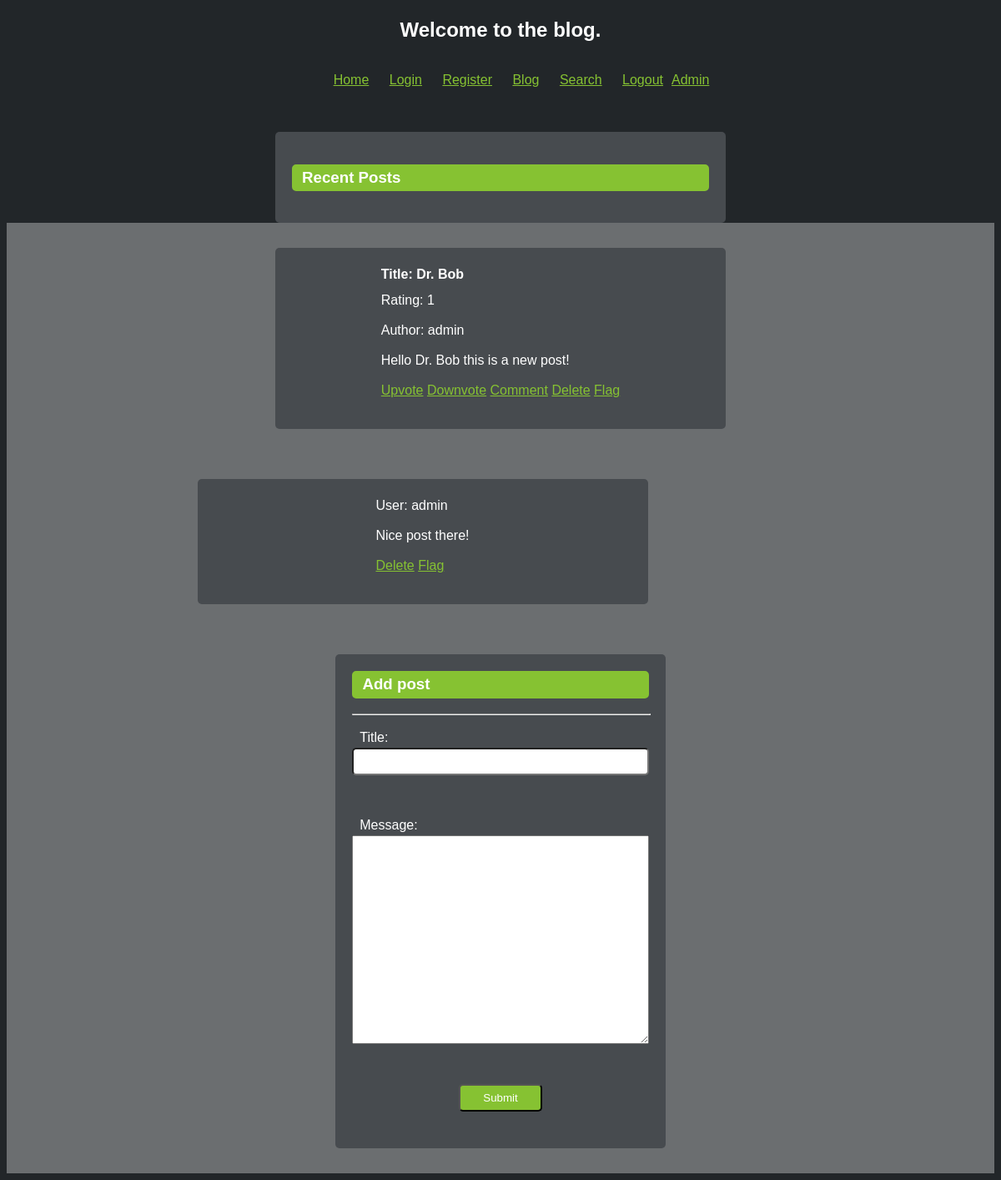
/blog.php?flagID=2, run on the app's committed database.
### tables this page shows
CREATE TABLE `blog` (
  `post_id` int(11) NOT NULL,
  `author` varchar(255) NOT NULL,
  `blogtitle` varchar(255) NOT NULL,
  `blogmessage` text NOT NULL,
  `flagged` tinyint(1) NOT NULL DEFAULT '0',
  `votes` int(11) NOT NULL DEFAULT '0'
);

CREATE TABLE `comments` (
  `comment_id` int(11) NOT NULL,
  `username` text NOT NULL,
  `post_id` int(255) NOT NULL,
  `comment` text NOT NULL,
  `flagged` tinyint(1) NOT NULL DEFAULT '0'
);

### myfuncs.php (the view, shortened to what this page needs)
<?php
function dbConnect() {
    $link = mysqli_connect("localhost:3307", "root", "root", "cst126milestoneproject");
    return $link;
}
function getUserName() {
    return $_SESSION["username"];
}
function logout() {
    echo '<li><a href="login.html?logout">Logout</a></li>';
}
function adminControl() {
    $link = dbConnect();
    $query = "SELECT * FROM `users`";
    $result = $link->query($query);
    $data = $result->fetch_assoc();
    if ($result) {
        if ($data["role"] == "admin") {
            echo '<a href="admin.php">Admin</a>';
        }
    }
}
function populateBlog() {
    $link = dbConnect();
    $userQuery = "SELECT * FROM `users`";
    $userResult = $link->query($userQuery);
    $userData = $userResult->fetch_assoc();
    $blogQuery = "SELECT * FROM `blog`";
    $blogResult = $link->query($blogQuery);
    echo "</div><form>";
    echo "<h3>Recent Posts</h3>";
    echo "</form></div>";
    while ($row = $blogResult->fetch_assoc()) {
        echo '<div id="post-' . $row['post_id'] . '">';
        echo "<form>";
        echo "<table>";
        $author = $row["author"];
        $title = $row["blogtitle"];
        $message = $row["blogmessage"];
        $rating = $row["votes"];
        echo "<th>Title: " . $title . "</th><tr><td>Rating: " . $rating . "</td></tr><tr><td>Author: " . $author . "</td></tr><tr><td>" . $message . "</td></tr>";
        echo "<tr><td>";
        echo '<a href="blog.php?upvoteID=' . $row['post_id'] . '">Upvote</a>';
        echo '<a href="blog.php?downvoteID=' . $row['post_id'] . '">Downvote</a>';
        echo '<a href="?commentID=' .$row['post_id'] . '">Comment</a>';
        if ($userResult) {
            if ($userData["role"] == "admin"  || strcmp($userData['username'], $comRow['username'] == 0)) {
                echo '<a href="blog.php?deleteID=' . $row['post_id'] . '">Delete</a>';
            }
            echo '<a href="blog.php?flagID=' . $row['post_id'] . '">Flag</a>';
        }
        echo "</td></tr>";
        echo "</table>";
        echo "</form>";
        echo "</div>";
        $commentQuery = 'SELECT * FROM comments WHERE post_id=' . $row['post_id'] . '';
        $commentResult = $link->query($commentQuery);
        while ($comRow = $commentResult->fetch_assoc()) {
            echo "<div><form id='Comments'><table>";
            $user = $comRow['username'];
            $com = $comRow['comment'];
            echo "<tr><td>User: $user</td></tr><tr><td>$com</td></tr>";
            echo "<tr><td>";
            if ($userResult) {
                if ($userData["role"] == "admin" || strcmp(getUserName(), $comRow['username'] == 0)) {
                    echo '<a href="blog.php?deleteCommentID=' . $comRow['comment_id'] . '&postID=' . $comRow['post_id'] . '">Delete</a>';
                }
                echo '<a href="blog.php?flagCommentID=' . $comRow['comment_id'] . '&postID=' . $comRow['post_id'] .'">Flag</a>';
            }
            echo "</td></tr>";
            echo "</table></form></div>";
        }
    }
}
?>

### style.css (style rules this page uses)
body { background-color: #222629; font-family: Arial; line-height: 1.5; font-size: 12pt; }
nav ul li { display: inline-block; padding-left: 10px; padding-right: 10px; }
form { background-color: #474B4F; color: white; font-family: Arial; text-align: left; margin: 0 auto; padding: 20px; border-radius: 5px; width: 80%; max-width: 500px; }
#Comments { background-color: #474B4F; color: white; font-family: Arial; text-align: left; margin-left: 19.3%; padding: 20px; border-radius: 5px; width: 70%; display: table; }
a { color: #86C232; }
h3 { font-family: Arial; border: 2px solid #86C232; background-color: #86C232; text-align: left; padding-left: 10px; border-radius: 5px; }
div { background-color: #6B6E70; padding-top: 30px; padding-bottom: 30px; color: white; font-family: Arial; }
tr, td, th { font-family: Arial; color: white; }
table { margin-left: auto; margin-right: auto; border-collapse: separate; }
td { padding-bottom: 15px; }
th { text-align: left; padding-bottom: 10px; }

### data on the page
blog: blogtitle "Dr. Bob", votes "1", author "admin", blogmessage "Hello Dr. Bob this is a new post!"
comments: username "admin", comment "Nice post there!"
